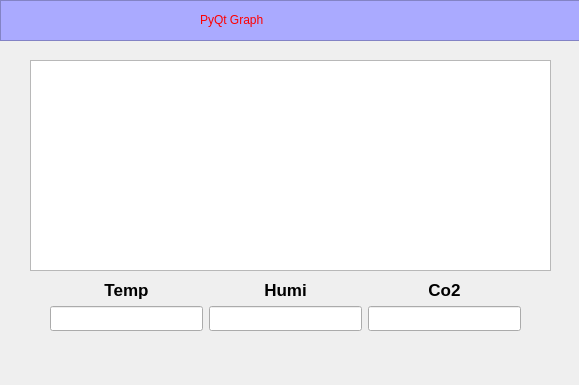
<?xml version="1.0" encoding="UTF-8"?>
<ui version="4.0">
 <class>Dialog</class>
 <widget class="QDialog" name="Dialog">
  <property name="geometry">
   <rect>
    <x>0</x>
    <y>0</y>
    <width>579</width>
    <height>385</height>
   </rect>
  </property>
  <property name="sizePolicy">
   <sizepolicy hsizetype="Fixed" vsizetype="Fixed">
    <horstretch>0</horstretch>
    <verstretch>0</verstretch>
   </sizepolicy>
  </property>
  <property name="maximumSize">
   <size>
    <width>579</width>
    <height>385</height>
   </size>
  </property>
  <property name="windowTitle">
   <string>Dialog</string>
  </property>
  <widget class="PlotWidget" name="graphicsView">
   <property name="geometry">
    <rect>
     <x>30</x>
     <y>60</y>
     <width>521</width>
     <height>211</height>
    </rect>
   </property>
  </widget>
  <widget class="QFrame" name="frame">
   <property name="geometry">
    <rect>
     <x>0</x>
     <y>0</y>
     <width>581</width>
     <height>41</height>
    </rect>
   </property>
   <property name="styleSheet">
    <string notr="true">background-color: rgb(170, 170, 255);</string>
   </property>
   <property name="frameShape">
    <enum>QFrame::StyledPanel</enum>
   </property>
   <property name="frameShadow">
    <enum>QFrame::Raised</enum>
   </property>
   <widget class="QLabel" name="label">
    <property name="geometry">
     <rect>
      <x>200</x>
      <y>10</y>
      <width>181</width>
      <height>20</height>
     </rect>
    </property>
    <property name="styleSheet">
     <string notr="true">font: 75 18pt &quot;Arial&quot;;
color: rgb(255, 0, 0);</string>
    </property>
    <property name="text">
     <string>PyQt Graph</string>
    </property>
   </widget>
  </widget>
  <widget class="QWidget" name="">
   <property name="geometry">
    <rect>
     <x>50</x>
     <y>280</y>
     <width>471</width>
     <height>51</height>
    </rect>
   </property>
   <layout class="QGridLayout" name="gridLayout">
    <item row="0" column="0">
     <widget class="QLabel" name="label_2">
      <property name="font">
       <font>
        <pointsize>13</pointsize>
        <weight>75</weight>
        <bold>true</bold>
       </font>
      </property>
      <property name="layoutDirection">
       <enum>Qt::LeftToRight</enum>
      </property>
      <property name="text">
       <string>Temp</string>
      </property>
      <property name="alignment">
       <set>Qt::AlignCenter</set>
      </property>
     </widget>
    </item>
    <item row="0" column="1">
     <widget class="QLabel" name="label_3">
      <property name="font">
       <font>
        <pointsize>13</pointsize>
        <weight>75</weight>
        <bold>true</bold>
       </font>
      </property>
      <property name="text">
       <string>Humi</string>
      </property>
      <property name="alignment">
       <set>Qt::AlignCenter</set>
      </property>
     </widget>
    </item>
    <item row="0" column="2">
     <widget class="QLabel" name="label_4">
      <property name="font">
       <font>
        <pointsize>13</pointsize>
        <weight>75</weight>
        <bold>true</bold>
       </font>
      </property>
      <property name="text">
       <string>Co2</string>
      </property>
      <property name="alignment">
       <set>Qt::AlignCenter</set>
      </property>
     </widget>
    </item>
    <item row="1" column="0">
     <widget class="QLineEdit" name="DisTemp">
      <property name="font">
       <font>
        <pointsize>14</pointsize>
        <weight>75</weight>
        <bold>true</bold>
       </font>
      </property>
      <property name="alignment">
       <set>Qt::AlignCenter</set>
      </property>
     </widget>
    </item>
    <item row="1" column="1">
     <widget class="QLineEdit" name="DisHumi">
      <property name="font">
       <font>
        <pointsize>14</pointsize>
        <weight>75</weight>
        <bold>true</bold>
       </font>
      </property>
      <property name="alignment">
       <set>Qt::AlignCenter</set>
      </property>
     </widget>
    </item>
    <item row="1" column="2">
     <widget class="QLineEdit" name="DisCo2">
      <property name="font">
       <font>
        <pointsize>14</pointsize>
        <weight>75</weight>
        <bold>true</bold>
       </font>
      </property>
      <property name="alignment">
       <set>Qt::AlignCenter</set>
      </property>
     </widget>
    </item>
   </layout>
  </widget>
 </widget>
 <customwidgets>
  <customwidget>
   <class>PlotWidget</class>
   <extends>QGraphicsView</extends>
   <header>pyqtgraph</header>
  </customwidget>
 </customwidgets>
 <resources/>
 <connections/>
</ui>
